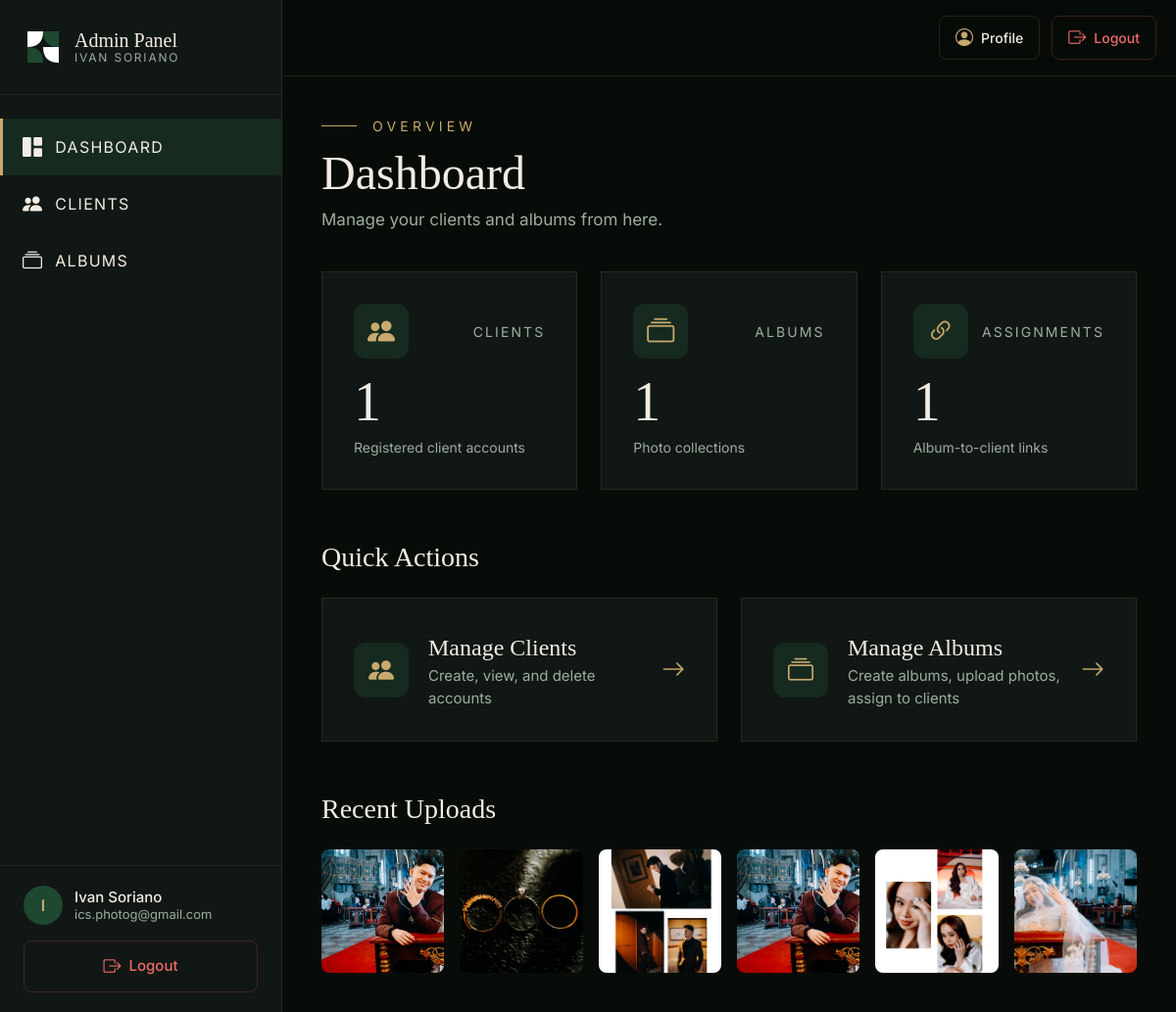
The page /admin/dashboard (signed in) on the database its author committed.
### models.py (models this page shows, shortened)
class User(UserMixin, db.Model):
    __tablename__ = "users"
    id = db.Column(db.Integer, primary_key=True)
    email = db.Column(db.String(120), unique=True, nullable=False)
    password_hash = db.Column(db.String(256), nullable=False)
    role = db.Column(db.String(20), nullable=False, default="client")  # 'admin' or 'client'
    name = db.Column(db.String(100), nullable=False, default="")
    created_at = db.Column(db.DateTime, default=datetime.utcnow)
    assignments = db.relationship("PhotoAssignment", backref="client", foreign_keys="PhotoAssignment.client_id", cascade="all, delete-orphan")
    @property
    def is_admin(self):
        return self.role == "admin"

class Photo(db.Model):
    __tablename__ = "photos"
    id = db.Column(db.Integer, primary_key=True)
    filename = db.Column(db.String(255), nullable=False)
    original_name = db.Column(db.String(255), nullable=False)
    title = db.Column(db.String(200), nullable=True)
    uploaded_at = db.Column(db.DateTime, default=datetime.utcnow)
    uploaded_by = db.Column(db.Integer, db.ForeignKey("users.id"), nullable=True)
    uploader = db.relationship("User", foreign_keys=[uploaded_by])
    assignments = db.relationship("PhotoAssignment", backref="photo", cascade="all, delete-orphan")

### admin.py (the view)
@admin_bp.route("/dashboard")
@admin_required
def dashboard():
    total_clients = User.query.filter_by(role="client").count()
    total_albums = Album.query.count()
    total_assignments = AlbumAssignment.query.count()
    recent_photos = Photo.query.order_by(Photo.uploaded_at.desc()).limit(6).all()
    return render_template("admin/dashboard.html",
                           total_clients=total_clients,
                           total_albums=total_albums,
                           total_assignments=total_assignments,
                           recent_photos=recent_photos)

### admin.py (called while the page is built)
def admin_required(f):
    @wraps(f)
    @login_required
    def decorated(*args, **kwargs):
        if not current_user.is_admin:
            return redirect(url_for("client.gallery"))
        return f(*args, **kwargs)
    return decorated

### app.py (called while the page is built)
@login_manager.user_loader
def load_user(user_id):
    return User.query.get(int(user_id))

### templates/admin/dashboard.html
{% extends "admin/base.html" %}
{% block content %}
<div class="admin-animate">
  <div class="mb-10">
    <div class="flex items-center gap-4 mb-3">
      <div style="width: 36px; height: 1px; background-color: var(--isp-gold);"></div>
      <span class="uppercase" style="font-family: var(--font-body); color: var(--isp-gold); letter-spacing: 0.3em; font-size: 14px;">Overview</span>
    </div>
    <h1 style="font-family: var(--font-display); color: var(--isp-cream); font-size: 48px; font-weight: 300; line-height: 1.1;">Dashboard</h1>
    <p class="mt-2" style="color: var(--isp-text-muted); font-size: 17px;">Manage your clients and albums from here.</p>
  </div>
  <div class="grid grid-cols-1 md:grid-cols-3 gap-6 mb-12">
    <div class="admin-card p-8">
      <div class="flex items-center justify-between mb-4">
        <div class="w-14 h-14 rounded-xl flex items-center justify-center" style="background-color: rgba(31,72,48,0.4);">
          <i class="bi bi-people-fill" style="font-size: 28px; color: var(--isp-gold);"></i>
        </div>
        <span class="uppercase" style="font-size: 14px; letter-spacing: 0.15em; color: var(--isp-text-muted);">Clients</span>
      </div>
      <p style="font-family: var(--font-display); color: var(--isp-cream); font-size: 56px; font-weight: 300; line-height: 1;">{{ total_clients }}</p>
      <p class="mt-2" style="color: var(--isp-text-muted); font-size: 14px;">Registered client accounts</p>
    </div>
    <div class="admin-card p-8">
      <div class="flex items-center justify-between mb-4">
        <div class="w-14 h-14 rounded-xl flex items-center justify-center" style="background-color: rgba(31,72,48,0.4);">
          <i class="bi bi-collection" style="font-size: 28px; color: var(--isp-gold);"></i>
        </div>
        <span class="uppercase" style="font-size: 14px; letter-spacing: 0.15em; color: var(--isp-text-muted);">Albums</span>
      </div>
      <p style="font-family: var(--font-display); color: var(--isp-cream); font-size: 56px; font-weight: 300; line-height: 1;">{{ total_albums }}</p>
      <p class="mt-2" style="color: var(--isp-text-muted); font-size: 14px;">Photo collections</p>
    </div>
    <div class="admin-card p-8">
      <div class="flex items-center justify-between mb-4">
        <div class="w-14 h-14 rounded-xl flex items-center justify-center" style="background-color: rgba(31,72,48,0.4);">
          <i class="bi bi-link-45deg" style="font-size: 28px; color: var(--isp-gold);"></i>
        </div>
        <span class="uppercase" style="font-size: 14px; letter-spacing: 0.15em; color: var(--isp-text-muted);">Assignments</span>
      </div>
      <p style="font-family: var(--font-display); color: var(--isp-cream); font-size: 56px; font-weight: 300; line-height: 1;">{{ total_assignments }}</p>
      <p class="mt-2" style="color: var(--isp-text-muted); font-size: 14px;">Album-to-client links</p>
    </div>
  </div>
  <h2 class="mb-5" style="font-family: var(--font-display); color: var(--isp-cream); font-size: 28px; font-weight: 300;">Quick Actions</h2>
  <div class="grid grid-cols-1 md:grid-cols-2 gap-6 mb-12">
    <a href="/admin/clients" class="admin-card p-8 flex items-center justify-between">
      <div class="flex items-center gap-5">
        <div class="w-14 h-14 rounded-xl flex items-center justify-center flex-shrink-0" style="background-color: rgba(31,72,48,0.4);">
          <i class="bi bi-people-fill" style="font-size: 26px; color: var(--isp-gold);"></i>
        </div>
        <div>
          <p style="font-family: var(--font-display); color: var(--isp-cream); font-size: 24px;">Manage Clients</p>
          <p style="color: var(--isp-text-muted); font-size: 15px;">Create, view, and delete accounts</p>
        </div>
      </div>
      <i class="bi bi-arrow-right" style="font-size: 24px; color: var(--isp-gold);"></i>
    </a>
    <a href="/admin/albums" class="admin-card p-8 flex items-center justify-between">
      <div class="flex items-center gap-5">
        <div class="w-14 h-14 rounded-xl flex items-center justify-center flex-shrink-0" style="background-color: rgba(31,72,48,0.4);">
          <i class="bi bi-collection" style="font-size: 26px; color: var(--isp-gold);"></i>
        </div>
        <div>
          <p style="font-family: var(--font-display); color: var(--isp-cream); font-size: 24px;">Manage Albums</p>
          <p style="color: var(--isp-text-muted); font-size: 15px;">Create albums, upload photos, assign to clients</p>
        </div>
      </div>
      <i class="bi bi-arrow-right" style="font-size: 24px; color: var(--isp-gold);"></i>
    </a>
  </div>
  {% if recent_photos %}
  <div>
    <h2 class="mb-5" style="font-family: var(--font-display); color: var(--isp-cream); font-size: 28px; font-weight: 300;">Recent Uploads</h2>
    <div class="grid grid-cols-2 md:grid-cols-3 lg:grid-cols-6 gap-4">
      {% for photo in recent_photos %}
      <div class="relative overflow-hidden rounded-lg" style="aspect-ratio: 1/1;">
        <img src="{{ url_for('static', filename='uploads/' + photo.filename) }}" alt="{{ photo.original_name }}" style="width: 100%; height: 100%; object-fit: cover;" />
      </div>
      {% endfor %}
    </div>
  </div>
  {% endif %}
</div>
{% endblock %}

### templates/admin/base.html (shortened to what this page needs)
<!DOCTYPE html>
<html lang="en">
<head>
  <script src="https://cdn.tailwindcss.com"></script>
  <link rel="stylesheet" href="https://cdn.jsdelivr.net/npm/bootstrap-icons@1.11.3/font/bootstrap-icons.min.css">
  <link rel="stylesheet" href="{{ url_for('static', filename='css/styles.css') }}" />
</head>
<body style="background-color: var(--isp-bg); font-family: var(--font-body); min-height: 100vh;">
  <div class="flex min-h-screen">
    <aside class="fixed lg:sticky top-0 left-0 h-screen w-72 z-50 flex flex-col transition-transform duration-300 -translate-x-full lg:translate-x-0"
      id="admin-sidebar"
      style="background-color: var(--isp-bg-card); border-right: 1px solid rgba(200,169,110,0.12);">
      <div class="px-6 py-7" style="border-bottom: 1px solid rgba(200,169,110,0.1);">
        <a href="/admin/dashboard" class="flex items-center gap-3">
          <svg width="40" height="40" viewBox="0 0 100 100" fill="none" xmlns="http://www.w3.org/2000/svg">
            <path d="M10 10 H50 Q50 50 10 50 Z" fill="white" />
            <path d="M50 10 H90 V50 Q50 50 50 10 Z" fill="#1F4830" />
            <path d="M10 50 Q50 50 50 90 H10 Z" fill="#1F4830" />
            <path d="M50 50 Q50 90 90 90 V50 Z" fill="white" />
          </svg>
          <div class="flex flex-col leading-none">
            <span style="font-family: var(--font-display); color: var(--isp-cream); font-size: 20px; font-weight: 400;">
              Admin Panel
            </span>
            <span style="font-family: var(--font-body); color: var(--isp-text-muted); font-size: 12px; letter-spacing: 0.15em; text-transform: uppercase; margin-top: 2px;">
              Ivan Soriano
            </span>
          </div>
        </a>
      </div>
      <nav class="flex-1 py-6 overflow-y-auto">
        <a href="/admin/dashboard" class="admin-nav-link" style="color: var(--isp-cream);">
          <i class="bi bi-grid-1x2-fill" style="font-size: 20px;"></i> Dashboard
        </a>
        <a href="/admin/clients" class="admin-nav-link" style="color: var(--isp-cream);">
          <i class="bi bi-people-fill" style="font-size: 20px;"></i> Clients
        </a>
        <a href="/admin/albums" class="admin-nav-link" style="color: var(--isp-cream);">
          <i class="bi bi-collection" style="font-size: 20px;"></i> Albums
        </a>
      </nav>
      <div class="px-6 py-5" style="border-top: 1px solid rgba(200,169,110,0.1);">
        <div class="flex items-center gap-3 mb-4">
          <div class="w-10 h-10 rounded-full flex items-center justify-center" style="background-color: var(--isp-green); color: var(--isp-gold); font-size: 16px; font-weight: 600;">
            {{ current_user.name[0] if current_user.name else 'A' }}
          </div>
          <div class="flex flex-col leading-tight">
            <span style="color: var(--isp-cream); font-size: 15px; font-weight: 500;">{{ current_user.name }}</span>
            <span style="color: var(--isp-text-muted); font-size: 13px;">{{ current_user.email }}</span>
          </div>
        </div>
        <a href="/logout" class="flex items-center justify-center gap-2 w-full py-3 rounded-lg transition-all hover:bg-red-900/30" style="color: #ef6b6b; font-size: 15px; font-weight: 500; border: 1px solid rgba(239,107,107,0.2);">
          <i class="bi bi-box-arrow-right" style="font-size: 18px;"></i> Logout
        </a>
      </div>
    </aside>
    <div class="flex-1 min-w-0">
      <header class="sticky top-0 z-30 flex items-center justify-between px-5 py-4"
        style="background-color: rgba(8,12,9,0.92); backdrop-filter: blur(12px); border-bottom: 1px solid rgba(200,169,110,0.15);">
        <div class="flex items-center gap-3">
          <a href="/admin/profile" class="flex items-center gap-2 px-4 py-2 rounded-lg transition-all hover:bg-isp-green" style="color: var(--isp-cream); font-size: 14px; font-weight: 500; border: 1px solid rgba(200,169,110,0.15);">
            <i class="bi bi-person-circle" style="font-size: 18px; color: var(--isp-gold);"></i>
            <span class="hidden sm:inline">Profile</span>
          </a>
          <a href="/logout" class="flex items-center gap-2 px-4 py-2 rounded-lg transition-all hover:bg-red-900/30" style="color: #ef6b6b; font-size: 14px; font-weight: 500; border: 1px solid rgba(239,107,107,0.2);">
            <i class="bi bi-box-arrow-right" style="font-size: 18px;"></i>
            <span class="hidden sm:inline">Logout</span>
          </a>
        </div>
      </header>
      <main class="px-6 lg:px-10 py-10">
        {% block content %}{% endblock %}
      </main>
    </div>
  </div>
</body>
</html>

### static/css/styles.css (style rules this page uses)
:root { --isp-green: #1F4830; --isp-green-light: #2D5A3D; --isp-green-dark: #152E20; --isp-cream: #F2EDE4; --isp-gold: #C8A96E; --isp-bg: #080C09; --isp-bg-card: #111714; --isp-bg-section: #0D120F; --isp-text-muted: #9DAD9F; --font-display: 'Cormorant Garamond', Georgia, serif; --font-body: 'Inter', system-ui, sans-serif; }
* { margin: 0; padding: 0; box-sizing: border-box; }
html, body { height: 100%; }
body { background-color: var(--isp-bg); font-family: var(--font-body); color: var(--isp-cream); -webkit-font-smoothing: antialiased; -moz-osx-font-smoothing: grayscale; }
html { scroll-behavior: smooth; }

### templates/admin/base.html (style rules this page uses)
.admin-nav-link { display: flex; align-items: center; gap: 12px; padding: 14px 20px; font-size: 16px; letter-spacing: 0.08em; text-transform: uppercase; transition: all 0.3s ease; border-left: 3px solid transparent; }
.admin-nav-link.active { background-color: rgba(31,72,48,0.4); border-left-color: var(--isp-gold); color: var(--isp-gold); }
.admin-card { background-color: var(--isp-bg-card); border: 1px solid rgba(200,169,110,0.12); transition: border-color 0.3s ease, transform 0.3s ease; }
.admin-animate { animation: fadeInUp 0.5s ease-out; }

### rows shown on the page
User: name "I", name "Ivan Soriano", email "ics.photog@gmail.com"
Photo: filename+original_name (picture)
Photo: filename+original_name (picture)
Photo: filename+original_name (picture)
Photo: filename+original_name (picture)
Photo: filename+original_name (picture)
Photo: filename+original_name (picture)

### other values the page prints
{{ total_clients }} "1"
{{ total_albums }} "1"
{{ total_assignments }} "1"
